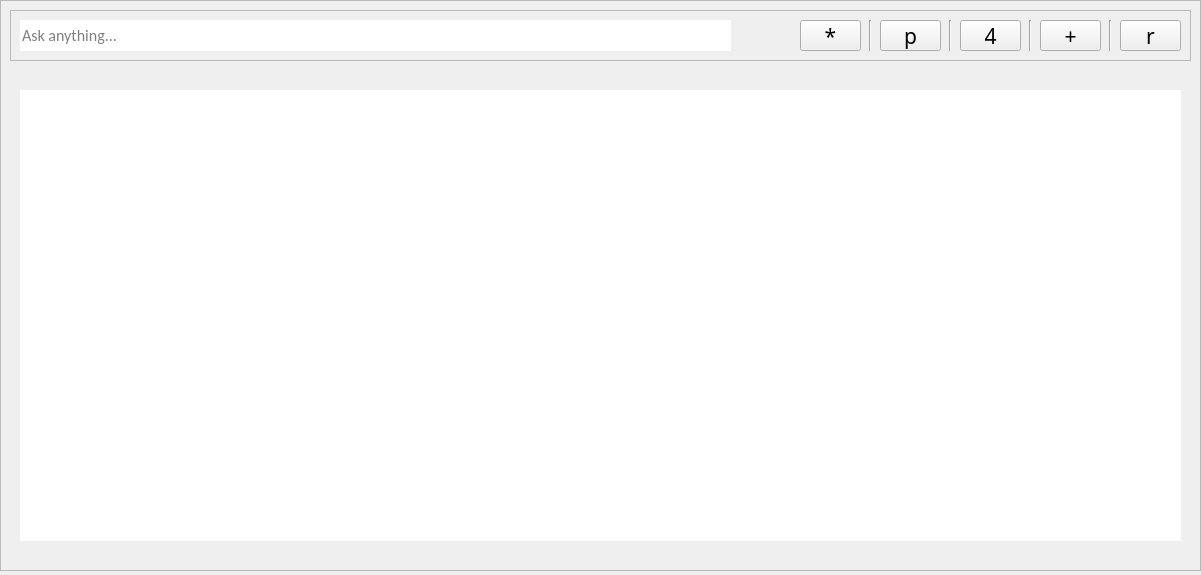
<?xml version="1.0" encoding="UTF-8"?>
<ui version="4.0">
 <class>MainWindow</class>
 <widget class="QMainWindow" name="MainWindow">
  <property name="geometry">
   <rect>
    <x>0</x>
    <y>0</y>
    <width>1201</width>
    <height>575</height>
   </rect>
  </property>
  <property name="sizePolicy">
   <sizepolicy hsizetype="Fixed" vsizetype="Fixed">
    <horstretch>0</horstretch>
    <verstretch>0</verstretch>
   </sizepolicy>
  </property>
  <property name="minimumSize">
   <size>
    <width>1201</width>
    <height>71</height>
   </size>
  </property>
  <property name="maximumSize">
   <size>
    <width>1201</width>
    <height>575</height>
   </size>
  </property>
  <property name="windowTitle">
   <string>MainWindow</string>
  </property>
  <widget class="QWidget" name="centralwidget">
   <widget class="QFrame" name="block_outter">
    <property name="geometry">
     <rect>
      <x>0</x>
      <y>0</y>
      <width>1201</width>
      <height>571</height>
     </rect>
    </property>
    <property name="styleSheet">
     <string notr="true"/>
    </property>
    <property name="frameShape">
     <enum>QFrame::Shape::StyledPanel</enum>
    </property>
    <property name="frameShadow">
     <enum>QFrame::Shadow::Raised</enum>
    </property>
    <widget class="QFrame" name="block_input">
     <property name="geometry">
      <rect>
       <x>10</x>
       <y>10</y>
       <width>1181</width>
       <height>51</height>
      </rect>
     </property>
     <property name="styleSheet">
      <string notr="true">QWidget {}</string>
     </property>
     <property name="frameShape">
      <enum>QFrame::Shape::StyledPanel</enum>
     </property>
     <property name="frameShadow">
      <enum>QFrame::Shadow::Raised</enum>
     </property>
     <widget class="QLineEdit" name="input_line">
      <property name="geometry">
       <rect>
        <x>10</x>
        <y>10</y>
        <width>711</width>
        <height>31</height>
       </rect>
      </property>
      <property name="font">
       <font>
        <family>Calibri</family>
        <pointsize>12</pointsize>
        <bold>false</bold>
       </font>
      </property>
      <property name="toolTip">
       <string>&lt;html&gt;&lt;head/&gt;&lt;body&gt;&lt;p&gt;&lt;br/&gt;&lt;/p&gt;&lt;/body&gt;&lt;/html&gt;</string>
      </property>
      <property name="styleSheet">
       <string notr="true">border-radius: 0px</string>
      </property>
      <property name="text">
       <string/>
      </property>
      <property name="placeholderText">
       <string>Ask anything...</string>
      </property>
     </widget>
     <widget class="QPushButton" name="button_hide_show">
      <property name="geometry">
       <rect>
        <x>870</x>
        <y>10</y>
        <width>61</width>
        <height>31</height>
       </rect>
      </property>
      <property name="font">
       <font>
        <family>Wingdings 3</family>
        <pointsize>16</pointsize>
        <italic>false</italic>
        <bold>false</bold>
        <strikeout>false</strikeout>
       </font>
      </property>
      <property name="toolTip">
       <string>Hiding the message</string>
      </property>
      <property name="styleSheet">
       <string notr="true">QPushButton {
	background-color: transparent;
	border: 0px;
	border-radius: 5px 5px
}
QPushButton:hover {
	background-color:rgb(99, 99, 99);
	border: 5px
}
QPushButton:pressed {
	background-color:rgb(67, 67, 67)
}
font:  &quot;Wingdings 3&quot;;</string>
      </property>
      <property name="text">
       <string>p</string>
      </property>
     </widget>
     <widget class="QPushButton" name="button_setting">
      <property name="geometry">
       <rect>
        <x>1030</x>
        <y>10</y>
        <width>61</width>
        <height>31</height>
       </rect>
      </property>
      <property name="font">
       <font>
        <family>Wingdings</family>
        <pointsize>16</pointsize>
        <italic>false</italic>
        <bold>false</bold>
        <strikeout>false</strikeout>
       </font>
      </property>
      <property name="toolTip">
       <string>Using screenshot</string>
      </property>
      <property name="styleSheet">
       <string notr="true">QPushButton {
	background-color: transparent;
	border: 0px;
	border-radius: 5px 5px
}
QPushButton:hover {
	background-color:rgb(99, 99, 99);
	border: 5px
}
QPushButton:pressed {
	background-color:rgb(67, 67, 67)
}
QPushButton:checked {
	background-color:rgb(145, 145, 145)
}
font:  &quot;Wingdings 3&quot;;</string>
      </property>
      <property name="text">
       <string>+</string>
      </property>
      <property name="checkable">
       <bool>true</bool>
      </property>
     </widget>
     <widget class="Line" name="line_send_setting">
      <property name="geometry">
       <rect>
        <x>1010</x>
        <y>10</y>
        <width>20</width>
        <height>31</height>
       </rect>
      </property>
      <property name="orientation">
       <enum>Qt::Orientation::Vertical</enum>
      </property>
     </widget>
     <widget class="QPushButton" name="button_leave">
      <property name="geometry">
       <rect>
        <x>1110</x>
        <y>10</y>
        <width>61</width>
        <height>31</height>
       </rect>
      </property>
      <property name="font">
       <font>
        <family>Webdings</family>
        <pointsize>16</pointsize>
        <italic>false</italic>
        <bold>false</bold>
        <strikeout>false</strikeout>
       </font>
      </property>
      <property name="toolTip">
       <string>Leaving</string>
      </property>
      <property name="styleSheet">
       <string notr="true">QPushButton {
	background-color: transparent;
	border: 0px;
	border-radius: 5px 5px
}
QPushButton:hover {
	background-color:rgb(99, 99, 99);
	border: 5px
}
QPushButton:pressed {
	background-color:rgb(67, 67, 67)
}
font:  &quot;Wingdings 3&quot;;</string>
      </property>
      <property name="text">
       <string>r</string>
      </property>
     </widget>
     <widget class="Line" name="line_setting_leave">
      <property name="geometry">
       <rect>
        <x>1090</x>
        <y>10</y>
        <width>20</width>
        <height>31</height>
       </rect>
      </property>
      <property name="orientation">
       <enum>Qt::Orientation::Vertical</enum>
      </property>
     </widget>
     <widget class="Line" name="line_send_setting_2">
      <property name="geometry">
       <rect>
        <x>930</x>
        <y>10</y>
        <width>20</width>
        <height>31</height>
       </rect>
      </property>
      <property name="orientation">
       <enum>Qt::Orientation::Vertical</enum>
      </property>
     </widget>
     <widget class="Line" name="line_send_setting_3">
      <property name="geometry">
       <rect>
        <x>850</x>
        <y>10</y>
        <width>20</width>
        <height>31</height>
       </rect>
      </property>
      <property name="font">
       <font>
        <stylestrategy>PreferDefault</stylestrategy>
       </font>
      </property>
      <property name="orientation">
       <enum>Qt::Orientation::Vertical</enum>
      </property>
     </widget>
     <widget class="QPushButton" name="button_send">
      <property name="geometry">
       <rect>
        <x>790</x>
        <y>10</y>
        <width>61</width>
        <height>31</height>
       </rect>
      </property>
      <property name="font">
       <font>
        <family>Wingdings</family>
        <pointsize>16</pointsize>
        <italic>false</italic>
        <bold>false</bold>
        <strikeout>false</strikeout>
       </font>
      </property>
      <property name="toolTip">
       <string>Asking</string>
      </property>
      <property name="styleSheet">
       <string notr="true">QPushButton {
	background-color: transparent;
	border: 0px;
	border-radius: 5px 5px
}
QPushButton:hover {
	background-color:rgb(99, 99, 99);
	border: 5px
}
QPushButton:pressed {
	background-color:rgb(67, 67, 67)
}
font:  &quot;Wingdings 3&quot;;</string>
      </property>
      <property name="text">
       <string>*</string>
      </property>
     </widget>
     <widget class="QPushButton" name="button_history">
      <property name="geometry">
       <rect>
        <x>950</x>
        <y>10</y>
        <width>61</width>
        <height>31</height>
       </rect>
      </property>
      <property name="font">
       <font>
        <family>Wingdings</family>
        <pointsize>16</pointsize>
        <italic>false</italic>
        <bold>false</bold>
        <strikeout>false</strikeout>
       </font>
      </property>
      <property name="toolTip">
       <string>Using history</string>
      </property>
      <property name="styleSheet">
       <string notr="true">QPushButton {
	background-color: transparent;
	border: 0px;
	border-radius: 5px 5px
}
QPushButton:hover {
	background-color:rgb(99, 99, 99);
	border: 5px
}
QPushButton:pressed {
	background-color:rgb(67, 67, 67)
}
QPushButton:checked {
	background-color:rgb(145, 145, 145)
}
font:  &quot;Wingdings 3&quot;;</string>
      </property>
      <property name="text">
       <string>4</string>
      </property>
      <property name="checkable">
       <bool>true</bool>
      </property>
     </widget>
    </widget>
    <widget class="QScrollArea" name="scroll_area">
     <property name="geometry">
      <rect>
       <x>20</x>
       <y>90</y>
       <width>1161</width>
       <height>451</height>
      </rect>
     </property>
     <property name="styleSheet">
      <string notr="true">border-radius: 0px</string>
     </property>
     <property name="widgetResizable">
      <bool>true</bool>
     </property>
     <widget class="QWidget" name="scrollAreaWidgetContents">
      <property name="geometry">
       <rect>
        <x>0</x>
        <y>0</y>
        <width>1161</width>
        <height>451</height>
       </rect>
      </property>
      <widget class="QTextBrowser" name="browser_text">
       <property name="geometry">
        <rect>
         <x>0</x>
         <y>0</y>
         <width>1161</width>
         <height>451</height>
        </rect>
       </property>
       <property name="font">
        <font>
         <pointsize>12</pointsize>
        </font>
       </property>
      </widget>
     </widget>
    </widget>
   </widget>
  </widget>
 </widget>
 <resources/>
 <connections/>
</ui>
